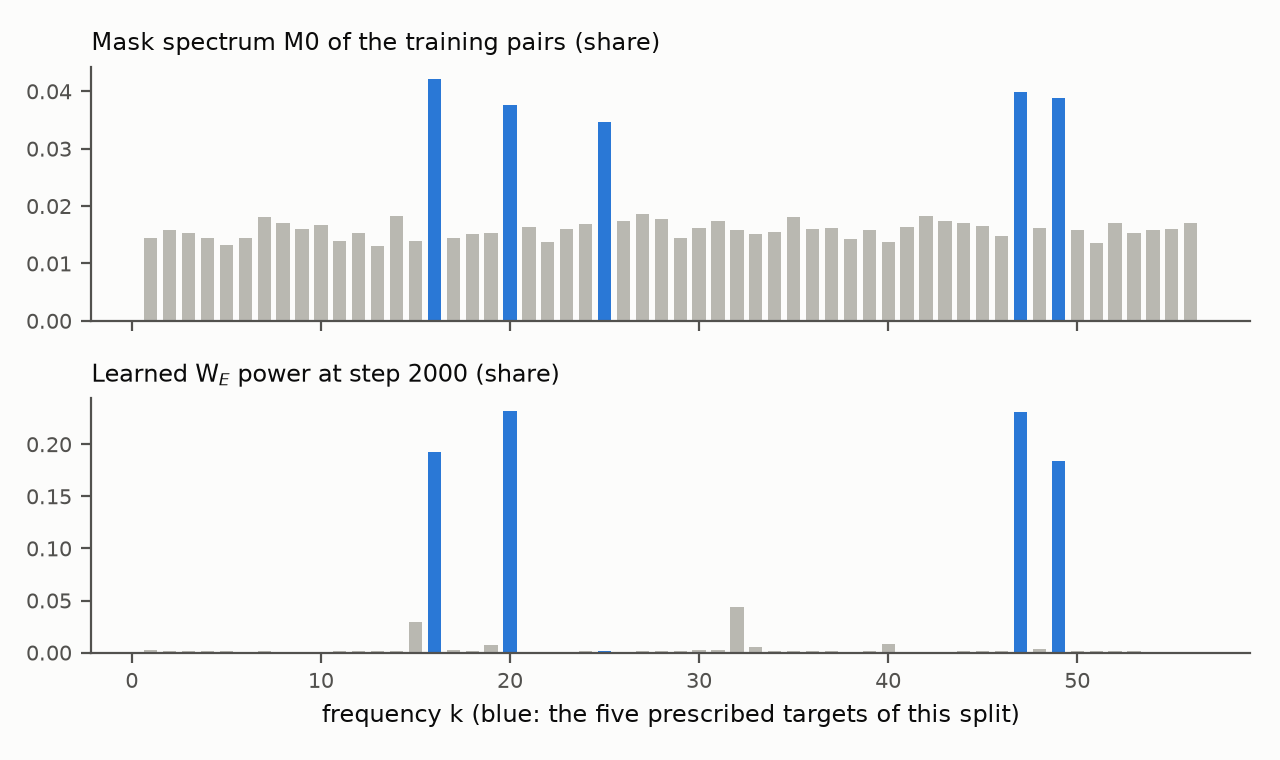

The script that saved this image:
"""Figure 1 (draft): for one engineered split (EXP-016, seed 10, arm F, add mod 113) the mask spectrum M0 of the training set
(computed from the split file, no weights) and the learned W_E power spectrum at step 2000 (stored run). Two stacked panels on the same
frequency axis (different quantities, no dual axis); the five prescribed target frequencies are marked. Exploration-era data (EXP-016 is a
pilot); the held-out confirmation is Figure 2. Output: fig1_mask_vs_learned.png/.svg.
"""
from __future__ import annotations

import json
import sys
from pathlib import Path

import matplotlib

matplotlib.use("Agg")
import matplotlib.pyplot as plt  # noqa: E402
import numpy as np  # noqa: E402

HERE = Path(__file__).resolve().parent
LAB = HERE.parents[1]
sys.path.insert(0, str(LAB / "experiments/EXP-043-generalize-steering"))
from make_split import mask_power  # noqa: E402

SERIES, OTHER, INK, MUTED, SURFACE = "#2a78d6", "#b9b8b1", "#0b0b0b", "#52514e", "#fcfcfb"
E16 = LAB / "experiments/EXP-016-engineered-split"
SEED, P = 10, 113


def main() -> None:
    idx = np.load(E16 / f"splits/split_seed{SEED}_eps2.0.npy")
    T = set(json.loads((E16 / f"splits/split_seed{SEED}_eps2.0.json").read_text(encoding="utf-8"))["targets"])
    run = E16 / f"raw/EXP-016_baseline_seed{SEED}_thr4_split_seed{SEED}_eps2.0"
    res = json.loads((run / "result.json").read_text(encoding="utf-8"))
    assert res["status"] == "completed" and res["steps_completed"] == 2000
    steps = list(np.load(run / "spectra_steps.npy"))
    learned = np.load(run / "spectra.npy")[steps.index(2000)]
    m0 = mask_power(idx, "add", P)
    k = np.arange(1, len(m0) + 1)
    colors = [SERIES if kk in T else OTHER for kk in k]
    fig, axes = plt.subplots(2, 1, figsize=(6.4, 3.8), sharex=True, facecolor=SURFACE)
    for ax, vals, title in ((axes[0], m0 / m0.sum(), "Mask spectrum M0 of the training pairs (share)"),
                            (axes[1], learned / learned.sum(), "Learned W$_E$ power at step 2000 (share)")):
        ax.set_facecolor(SURFACE)
        ax.bar(k, vals, width=0.7, color=colors, linewidth=0)
        ax.set_title(title, fontsize=8.5, color=INK, loc="left")
        for side in ("top", "right"):
            ax.spines[side].set_visible(False)
        for side in ("left", "bottom"):
            ax.spines[side].set_color(MUTED)
        ax.tick_params(colors=MUTED, labelsize=7.5)
    axes[1].set_xlabel("frequency k (blue: the five prescribed targets of this split)", fontsize=8.5, color=INK)
    fig.tight_layout()
    for ext in ("png", "svg"):
        fig.savefig(HERE / f"fig1_mask_vs_learned.{ext}", dpi=200, facecolor=SURFACE)
    print("[fig1] written; targets", sorted(T), "top-5 learned", sorted((np.argsort(-learned)[:5] + 1).tolist()), flush=True)


if __name__ == "__main__":
    main()
